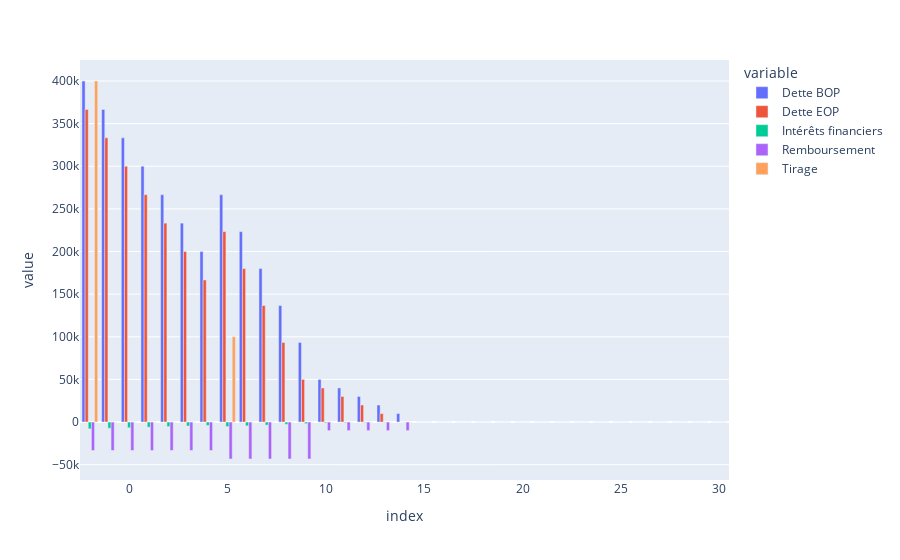

The notebook cell saved with this chart:
### Code cell
df.transpose().plot(kind = "bar", y = ["Dette BOP","Dette EOP","Intérêts financiers","Remboursement","Tirage"]).update_layout(hovermode='x',barmode='group')

### Figure 1 — Plotly figure (JSON) as saved in the notebook; plotly's stock layout.template omitted (floating-point values rounded to 4 significant figures)
{"data": [{"alignmentgroup": "True", "hovertemplate": "variable=Dette BOP<br>index=%{x}<br>value=%{y}<extra></extra>", "legendgroup": "Dette BOP", "marker": {"color": "#636efa", "pattern": {"shape": ""}}, "name": "Dette BOP", "offsetgroup": "Dette BOP", "orientation": "v", "showlegend": true, "textposition": "auto", "type": "bar", "x": [-2, -1, 0, 1, 2, 3, 4, 5, 6, 7, 8, 9, 10, 11, 12, 13, 14, 15, 16, 17, 18, 19, 20, 21, 22, 23, 24, 25, 26, 27, 28, 29, 30], "xaxis": "x", "y": [400000, 366700.0, 333300.0, 300000, 266700.0, 233300.0, 200000, 266700.0, 223300.0, 180000, 136700.0, 93330.0, 50000, 40000, 30000, 20000, 10000, 0, 0, 0, 0, 0, 0, 0, 0, 0, 0, 0, 0, 0, 0, 0, 0], "yaxis": "y"}, {"alignmentgroup": "True", "hovertemplate": "variable=Dette EOP<br>index=%{x}<br>value=%{y}<extra></extra>", "legendgroup": "Dette EOP", "marker": {"color": "#EF553B", "pattern": {"shape": ""}}, "name": "Dette EOP", "offsetgroup": "Dette EOP", "orientation": "v", "showlegend": true, "textposition": "auto", "type": "bar", "x": [-2, -1, 0, 1, 2, 3, 4, 5, 6, 7, 8, 9, 10, 11, 12, 13, 14, 15, 16, 17, 18, 19, 20, 21, 22, 23, 24, 25, 26, 27, 28, 29, 30], "xaxis": "x", "y": [366700.0, 333300.0, 300000.0, 266700.0, 233300.0, 200000, 166700.0, 223300.0, 180000, 136700.0, 93330.0, 50000.0, 40000, 30000, 20000, 10000, 0, 0, 0, 0, 0, 0, 0, 0, 0, 0, 0, 0, 0, 0, 0, 0, 0], "yaxis": "y"}, {"alignmentgroup": "True", "hovertemplate": "variable=Intérêts financiers<br>index=%{x}<br>value=%{y}<extra></extra>", "legendgroup": "Intérêts financiers", "marker": {"color": "#00cc96", "pattern": {"shape": ""}}, "name": "Intérêts financiers", "offsetgroup": "Intérêts financiers", "orientation": "v", "showlegend": true, "textposition": "auto", "type": "bar", "x": [-2, -1, 0, 1, 2, 3, 4, 5, 6, 7, 8, 9, 10, 11, 12, 13, 14, 15, 16, 17, 18, 19, 20, 21, 22, 23, 24, 25, 26, 27, 28, 29, 30], "xaxis": "x", "y": [-8000, -7333.0, -6667.0, -6000, -5333.0, -4667.0, -4000, -5333.0, -4467.0, -3600, -2733.0, -1867.0, -1000, -800, -600, -400, -200, 0, 0, 0, 0, 0, 0, 0, 0, 0, 0, 0, 0, 0, 0, 0, 0], "yaxis": "y"}, {"alignmentgroup": "True", "hovertemplate": "variable=Remboursement<br>index=%{x}<br>value=%{y}<extra></extra>", "legendgroup": "Remboursement", "marker": {"color": "#ab63fa", "pattern": {"shape": ""}}, "name": "Remboursement", "offsetgroup": "Remboursement", "orientation": "v", "showlegend": true, "textposition": "auto", "type": "bar", "x": [-2, -1, 0, 1, 2, 3, 4, 5, 6, 7, 8, 9, 10, 11, 12, 13, 14, 15, 16, 17, 18, 19, 20, 21, 22, 23, 24, 25, 26, 27, 28, 29, 30], "xaxis": "x", "y": [-33330.0, -33330.0, -33330.0, -33330.0, -33330.0, -33330.0, -33330.0, -43330.0, -43330.0, -43330.0, -43330.0, -43330.0, -10000, -10000, -10000, -10000, -10000, 0, 0, 0, 0, 0, 0, 0, 0, 0, 0, 0, 0, 0, 0, 0, 0], "yaxis": "y"}, {"alignmentgroup": "True", "hovertemplate": "variable=Tirage<br>index=%{x}<br>value=%{y}<extra></extra>", "legendgroup": "Tirage", "marker": {"color": "#FFA15A", "pattern": {"shape": ""}}, "name": "Tirage", "offsetgroup": "Tirage", "orientation": "v", "showlegend": true, "textposition": "auto", "type": "bar", "x": [-2, -1, 0, 1, 2, 3, 4, 5, 6, 7, 8, 9, 10, 11, 12, 13, 14, 15, 16, 17, 18, 19, 20, 21, 22, 23, 24, 25, 26, 27, 28, 29, 30], "xaxis": "x", "y": [400000, 0, 0, 0, 0, 0, 0, 100000, 0, 0, 0, 0, 0, 0, 0, 0, 0, 0, 0, 0, 0, 0, 0, 0, 0, 0, 0, 0, 0, 0, 0, 0, 0], "yaxis": "y"}], "layout": {"barmode": "group", "hovermode": "x", "legend": {"title": {"text": "variable"}, "tracegroupgap": 0}, "margin": {"t": 60}, "xaxis": {"anchor": "y", "domain": [0, 1], "title": {"text": "index"}}, "yaxis": {"anchor": "x", "domain": [0, 1], "title": {"text": "value"}}}}
